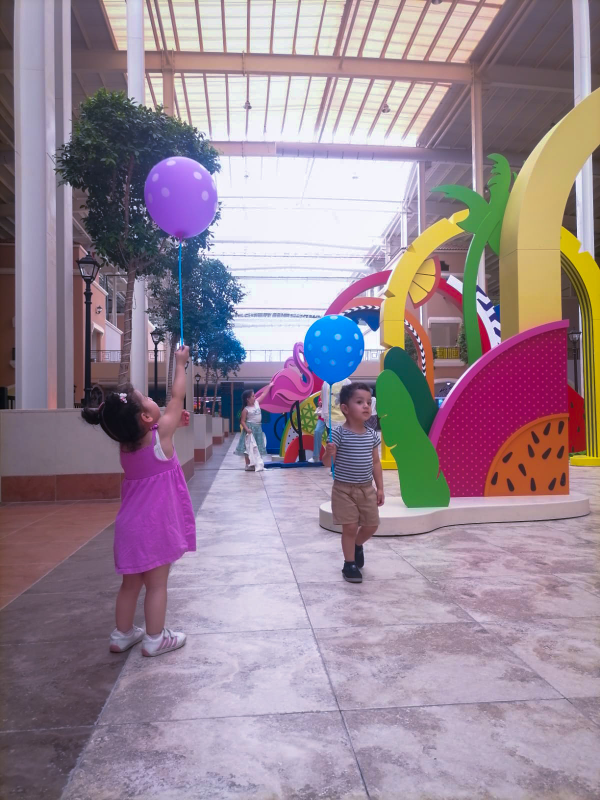
#> input picture HW1/8220825_IMAN_HINDI/img0.jpg, 1200 x 1600 px (shown at 1/2 size); its folder holds only this picture in this run
$ jupyter execute --allow-errors 'HW1 Spring 2023.ipynb'   (shell and % lines are left out)
#> lines starting #> are read from the running program, lines starting #| are printed output that depends on the picture
#> further down, img is the input picture: shape (1600, 1200, 3); mean B, G, R 149.1, 135.8, 153.1
#> `img=cv2.resize(img,dsize=(700,860))`:
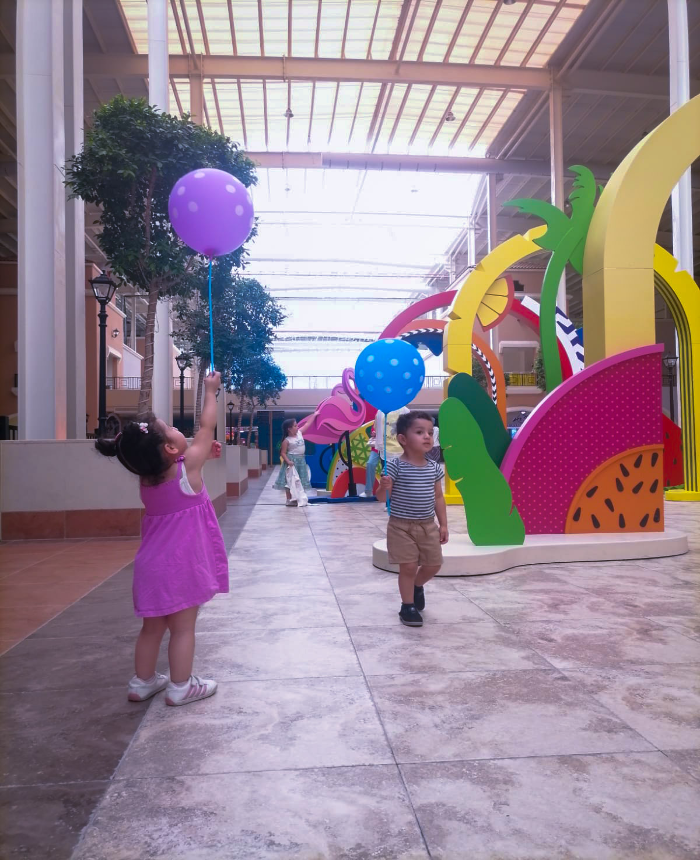
#> img: shape (860, 700, 3); mean B, G, R 149, 135.7, 153
<a id = 'Section 0'></a>
***
## HW1

#### Use this notebook to solve and report you solution to homework 1. This homwork has the following problems:

- <a href = '#Section 1'> Problem 1  </a>
- <a href = '#Section 2'> Problem 2  </a>
- <a href = '#Section 3'> Problem 3  </a>
- <a href = '#Section 4'> Problem 4  </a>

### Submission guidelines:
- No report is required.
- The results should be included in the notebook only.
- Use the given code cell(s) to write your code for each problem.Don't add new cells
- Use the given markup cell(s) to write your comments and answers, if required.
- Put the notebook and all the images you use in <font color=red>**one compressed file**</font> and submit it through the assignment on Teams.
- Name the submitted file as <font color=red>**ID_FirstName_LastName**</font>. For example: 2100111_IYAD_JAFAR

***
## Import Packages

[cell 1]
import cv2
import os
import numpy as np
import matplotlib.pyplot as plt
# import other packages if you need any

<a id='Section 1'></a>
***
<a href='#Section 0'> Back to top </a>
## Problem 1. Image mosaic
***
Write the function gen_mosaic() that accepts a set of 9 color images and generates one image mosaic that combines the 9 images in 3x3 grid.

[cell 2]
# function declaration
def gen_mosaic(images,size):
    rows=[]
    for i in range(0, len(images), size):
        rows.append(np.concatenate(images[i: i + size], axis=1))


    mosaic = np.concatenate(rows, axis=0)
    return mosaic

[cell 3]
# Read images
images=[]
#> (the rest of this cell did not finish here and is left out)
